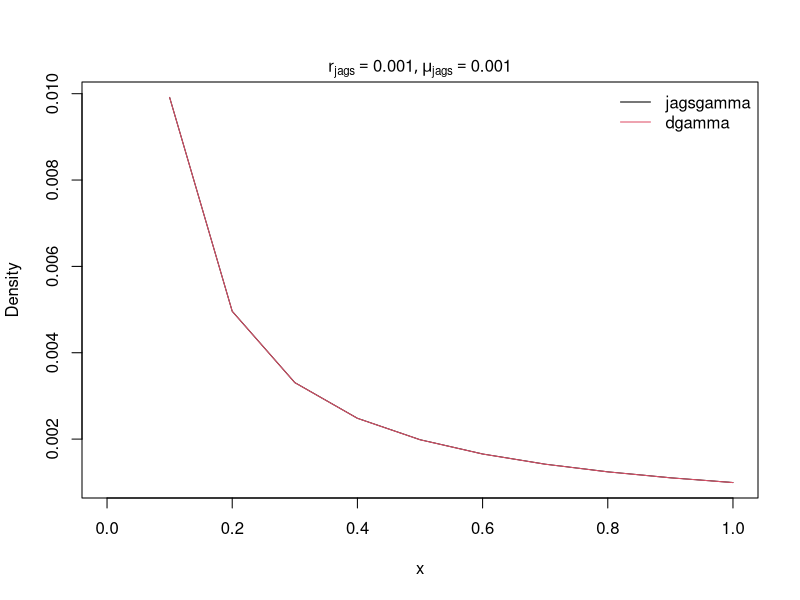
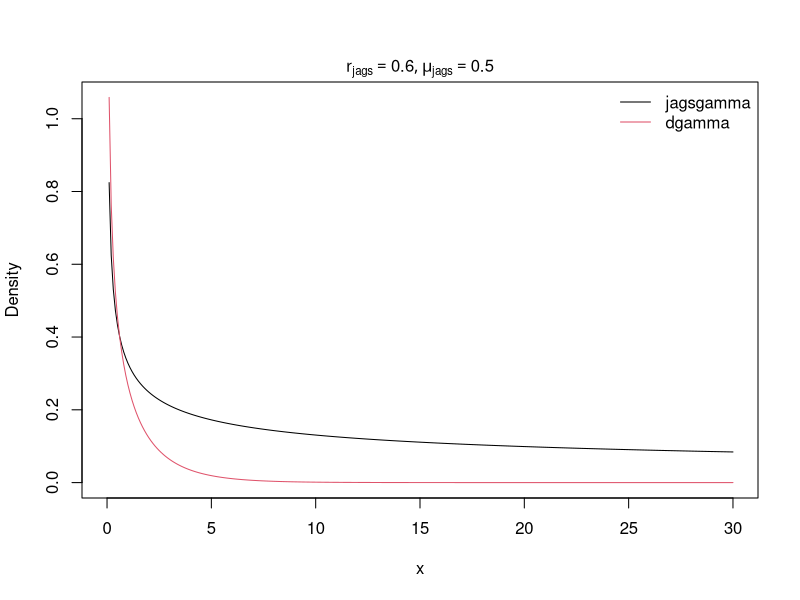

Recreate these plots in R, in order.
################
#R and Jags don't have same shape and scale parameterization 
# http://r.789695.n4.nabble.com/dgamma-in-jags-within-r-td3803600.html
#This function allows you to see how density plots differ btw  R and Jags
################

jagsgamma <- function(x, r, mu) {(mu^r*x^(r-1)*exp(-mu*r))/gamma(r)}


#function to convet 
p.both.gamma <- function(x, r.jags, mu.jags, ylab = "Density", ...) {
  
  ## plot the density using the formula of jags
  matplot(x, cbind(jagsgamma(x, r.jags, mu.jags),
                   dgamma(x, shape=r.jags, rate=mu.jags)),
          type="l", lty=1, ylab=ylab, ...)
  
  mtext(substitute(list(r[jags] == R, mu[jags] == M),
                   as.list(formatC(c(R=r.jags, M=mu.jags)))))
  legend("topright", c("jagsgamma", "dgamma"), lty=1, col=1:2, bty = "n")
}


## But it is not at all with these parameters:

#Thinking about sigma2 
x <- seq(0,1, by=0.1)
p.both.gamma(x, r.jags = .001, mu.jags = 0.001)


#Thinking about theta
x <- seq(0,30, by=0.1)
p.both.gamma(x, r.jags = .6, mu.jags = .5)
